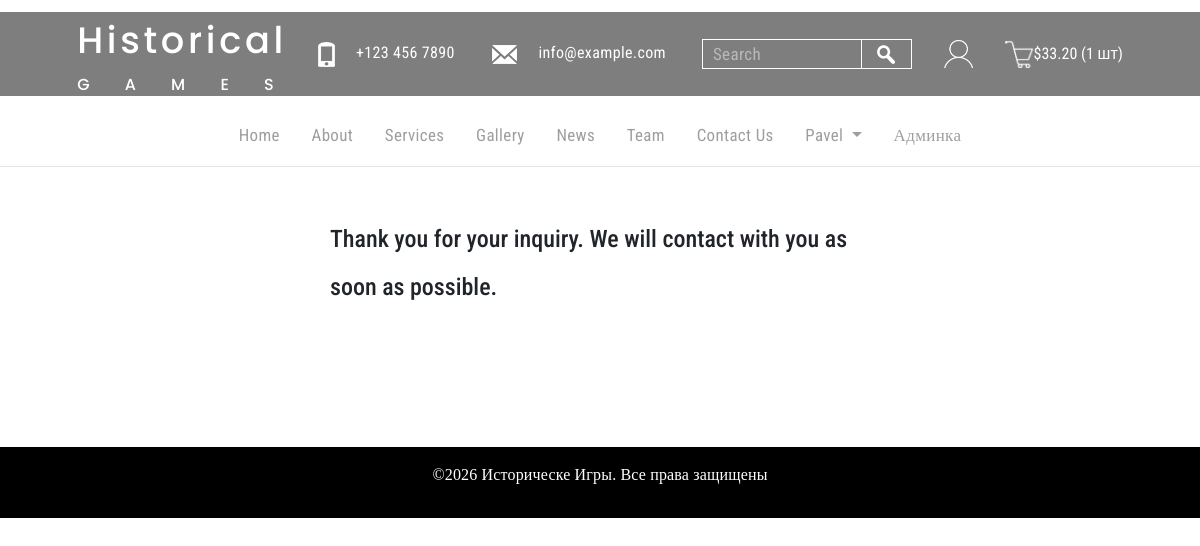
The app's page /thanks/ (signed in) with its own data.
### basketapp/models.py (models this page shows, shortened)
class Basket(models.Model):
	user = models.ForeignKey(settings.AUTH_USER_MODEL, on_delete = models.CASCADE, related_name = "basket")
	product = models.ForeignKey(Product, on_delete = models.CASCADE)
	quantity = models.PositiveIntegerField(verbose_name = "количество", default = 0)
	add_datetime = models.DateTimeField(verbose_name = "дата", auto_now_add = True)
	@property
	def product_cost(self):
		return self.product.get_price * self.quantity
	@property
	def total_quantity(self):
		items = Basket.objects.filter(user = self.user)
		return sum(list(map(lambda x: x.quantity, items)))
	@property
	def total_cost(self):
		items = Basket.objects.filter(user=self.user)
		return sum(list(map(lambda x: x.product_cost, items)))

### authapp/models.py (models this page shows, shortened)
class ShopUser(AbstractUser):
	avatar = models.ImageField(upload_to="users_avatars", blank=True)
	age = models.PositiveIntegerField(verbose_name = "возраст", default=18)
	activation_key = models.CharField(max_length=128, blank=True)
	activation_key_expires = models.DateTimeField(default=(datetime.now() + timedelta(hours=48)))

### mainapp/models.py (models this page shows, shortened)
class Product(models.Model):
    category = models.ForeignKey(ProductCategory, on_delete=models.CASCADE)
    name = models.CharField(verbose_name="название игры", max_length=128)
    image = models.ImageField(upload_to="products_images", blank=True)
    description = models.TextField(verbose_name="описание игры", blank=True)
    price = models.DecimalField(verbose_name="стоимость игры", max_digits=8, decimal_places=2,
                                default=0)
    quantity = models.IntegerField(verbose_name="количество на складе", default=0)
    is_active = models.BooleanField(verbose_name='активна', default=True)
    @property
    def get_price(self):
        if self.quantity >= 200:
            return self.disc_price
        else:
            return self.price

### mainapp/context_processors.py (called while the page is built)
def basket(request):
    basket = []
    if request.user.is_authenticated:
        basket = Basket.objects.filter(user=request.user)
    return {'basket': basket}

### mainapp/templates/mainapp/thanks.html (shortened to what this page needs)
{% extends 'mainapp/base.html' %}
{% load static %}
	{% block header %}
	<div class="header-cont">
	{% endblock %}
		{% block menu %}
		<div class="menu">
			{% include 'mainapp/include/inc_menu_gray.html' %}
			<hr class="gray">
		</div>
		{% endblock %}
    {% block content%}
	<div class="container">
		<div class="row justify-content-center mt-5">
			<div class="col-11 col-md-6">
				<h4 style="line-height: 3.0rem;">Thank you for your inquiry. We will contact with
					you as soon as possible.</h4>
			</div>
		</div>
	</div>
    {% endblock %}

### mainapp/templates/mainapp/base.html (shortened to what this page needs)
<!DOCTYPE html>
{% load static %}
{% load cache %}
<html>
<head>
	{% block links %}
	<link rel="stylesheet" type="text/css" href="{% static 'style/bootstrap.min.css' %}">
	<link rel="stylesheet" type="text/css" href="{% static 'style/style.css'%}">
	{% endblock %}
</head>
<body>
{% block header %}
{% endblock %}
{% block top_tab %}
<div class="top_tab">
	<div class="logo">
		<a href="{% url 'main' %}">
			<p class="logo_first">Historical</p>
			<p class="logo_second">GAMES</p>
		</a>
	</div>
	<div class="tel">
		<a href="#"><img src="{% static 'img/tel.png' %}" alt="tel"></a>
		<span class="text_tel">+123 456 7890</span>
		<a href="#"><img src="{% static 'img/email.png' %}" alt="email"></a>
		<span class="text_email">info@example.com</span>
	</div>
	<div class="search">
		<form action="{% url 'search_results' %}" method="get">
			<input name="q" type="text" placeholder="Search">
			<div><button><img src="{% static 'img/search.png' %}" alt="search"></button></div>
		</form>
	</div>
	{% if user.is_authenticated %}
	<a class= "login_icon" href="{% url 'auth:edit' %}" title= " {{ user.first_name|default:'Пользователь' }} "></a>
	{% else %}
	<a class= "login_icon" href="{% url 'auth:login' %}" title= "Вход/регистрация"></a>
	{% endif %}
	<a class= "basket" href="{% url 'basket:view' %}" title="
		{% if basket %}
			В козине {{ basket.0.total_quantity }} товаров на сумму ${{ basket.0.total_cost }}
		{% endif %}">
	</a>
	<span>
	{% if basket %}
		${{ basket.0.total_cost }} ({{ basket.0.total_quantity }} шт)
	{% endif %}
	</span>
</div>
{% endblock %}
{% block menu %}
{% endblock %}
</div>
{% block content %}
{% endblock %}
{% block footer %}
<div class="footer">
	<p>&copy;{% now "Y" %} Историческе Игры. Все права защищены</p>
</div>
{% endblock %}
</body>
</html>

### mainapp/templates/mainapp/include/inc_menu_gray.html (shortened to what this page needs)
<ul class="gray">
	<li><a href="{% url 'main' %}">Home</a></li>
	<li><a href="{% url 'about' %}" class="{% if request.resolver_match.url_name == 'about' %}gray-selected{% endif %}">About</a></li>
	<li><a href="{% url 'services' %}"
		   class="{% if request.resolver_match.url_name == 'services' %}gray-selected{% endif %}">Services</a></li>
	<li><a href="{% url 'catalog' %}" class="{% if request.resolver_match.url_name == 'catalog' %}gray-selected{% endif %}">Gallery</a></li>
	<li><a href="{% url 'news' %}" class="{% if request.resolver_match.url_name == 'news' %}gray-selected{% endif %}">News</a></li>
	<li><a href="{% url 'team' %}" class="{% if request.resolver_match.url_name == 'team' %}gray-selected{% endif %}">Team</a></li>
	<li><a href="{% url 'contacts' %}" class="{% if request.resolver_match.url_name == 'contacts' %}gray-selected{% endif %}">Contact Us</a></li>
    <li>
        {% if user.is_authenticated %}
		<div class="dropdown">
			<a class="dropdown-toggle" href="" data-toggle="dropdown">
				{{ user.first_name|default:'Пользователь' }}
			</a>
		</div>
        {% endif %}
    </li>
	<li>{% if user.is_superuser %}<a href="{% url 'admin:users' %}">Админка</a>{% endif %}</li>
</ul>

### static/style/style.css (style rules this page uses)
* { margin: 0; padding: 0; }
body { font-family: 'Roboto Condensed', sans-serif; }
.logo { max-width: 172px; height: 48px; }
.logo a { text-decoration: none; }
.logo_first { max-width: 169px; height: 29px; color: #ffffff; font-family: Poppins; font-size: 2.3rem; font-weight: 500; line-height: 1.3rem; letter-spacing: 0.1em; }
.logo_second { width: 171px; height: 12px; color: #ffffff; font-family: Poppins; font-size: 1.0rem; font-weight: 500; line-height: 1.3rem; letter-spacing: 2.2em; }
.tel { padding-left: 5.8%; }
.text_tel { width: 110px; height: 12px; color: #ffffff; font-size: 1.0rem; font-weight: 400; line-height: 1.3rem; letter-spacing: 0.35px; margin-left: 1.1rem; margin-right: 2.1rem; }
.text_email { color: #ffffff; font-size: 1.0rem; font-weight: 400; line-height: 1.3rem; letter-spacing: 0.36px; margin-left: 1.1rem; }
.search { height: 30px; border: 1px solid #ffffff; margin-left: 3%; display: flex; }
.search form { display: inline-flex; }
.search form button { background-color: transparent; border: none; }
.search input { max-width: 158px; text-align: left; font-size: 1.06rem; font-family: 'Roboto Condensed', sans-serif; color: #ffffff; font-weight: 400; line-height: 1.3rem; letter-spacing: 0.36px; padding-left: 10px; background: transparent; border: none; }
.search div { width: 50px; display: flex; display: -webkit-flex; justify-content: center; -webkit-justify-content: center; align-items: center; -webkit-align-items: center; border-left: 1px solid #ffffff; }
.header-cont { width: 100%; }
.top_tab { width: 100%; height: 84px; background: #000000; opacity: 0.5; position: relative; top: 12px; display: flex; justify-content: center; align-items: center; }
.top_tab span { color: #fff; }
.menu ul { text-align: center; margin: 0 auto; position: relative; top: 12px; }
.menu li { display: inline-block; margin-top: 28px; padding: 0 14px; }
.menu a { color: #000000; font-family: "Roboto Condensed"; font-size: 1.06rem; font-weight: 400; line-height: 1.3rem; letter-spacing: 0.36px; text-decoration: none; }
.gray a { color: #9e9e9e; font-family: "Roboto Condensed"; font-size: 1.06rem; font-weight: 400; line-height: 1.3rem; letter-spacing: 0.36px; text-decoration: none; }
hr { color: #ffffff; margin-top: 30px; }
.gray { color: #000000; margin-top: 30px; }
.footer { margin-top: 8rem; width: 100%; height: 71px; background-color: #000000; display: flex; align-items: center; justify-content: center; }
.footer p { color: #ffffff; font-family: "Arial Narrow"; font-size: 1rem; font-weight: 400; line-height: 1.37rem; letter-spacing: 0.16px; }
.basket { width: 1.8rem; height: 1.8rem; margin-left: 2rem; background-image: url(/static/img/cart.png); background-size: cover; }
.login_icon { width: 1.8rem; height: 1.8rem; margin-left: 2rem; background-image: url(/static/img/login.png); background-size: cover; }

### records on screen
Basket: user+product+quantity "33.20", user+quantity "1"
ShopUser: first_name "Pavel"
